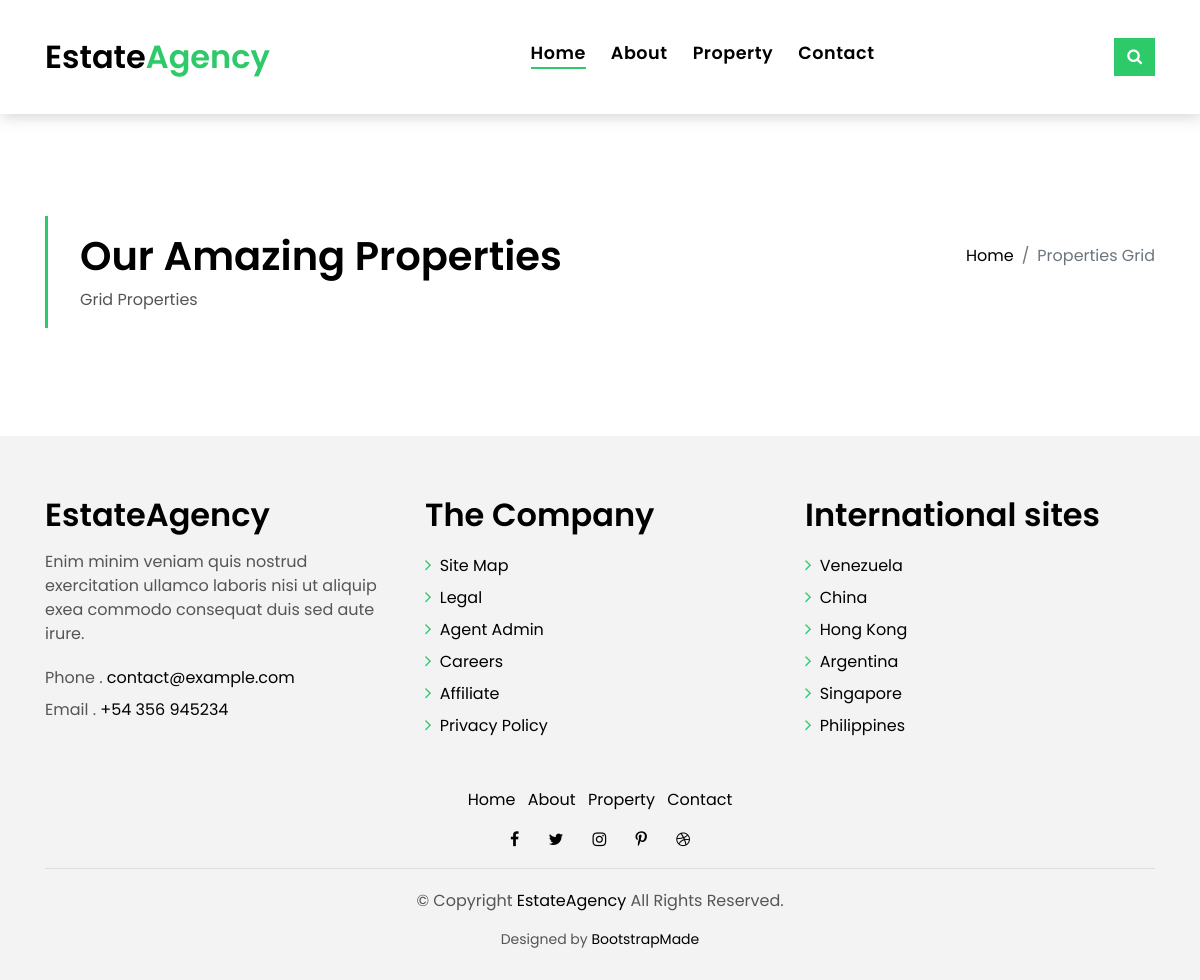
Page /estate on the earlier database version.
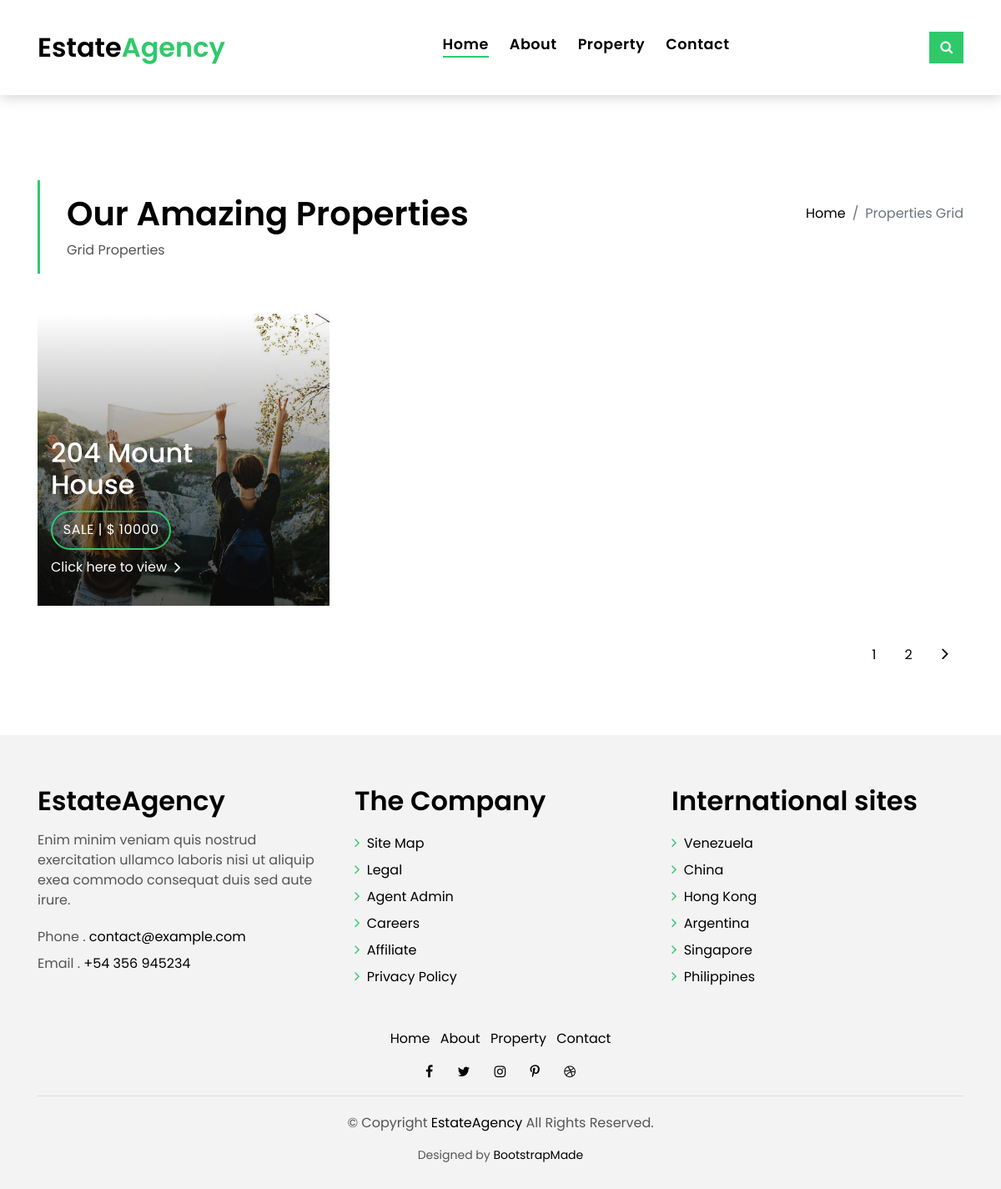
Same page on the later database version.
### home/models.py (models this page shows, shortened)
class Estate(models.Model):
    tittle = models.CharField(max_length=100)
    estate_type = models.CharField(max_length=100,choices=Type_Of_Estate)
    description = models.TextField(max_length=1000)
    location = models.CharField(max_length=100,choices=Governorates)
    published_at=models.DateTimeField(auto_now=True)
    state = models.CharField(max_length=100,choices=State_Of_Estate)
    area =models.IntegerField(default="100")
    bed =models.IntegerField(default="2")
    room =models.IntegerField(default="2")
    bath =models.IntegerField(default="1")
    garag=models.IntegerField(default="0")
    image =models.ImageField(upload_to='estates/')
    price = models.IntegerField(default="10000")
    slug = models.SlugField(blank=True,null=True)

### home/views.py (the view)
# urls.py: path('estate', views.estate_list, name='estate'),
def estate_list(request):
    estate_list = Estate.objects.all()
    paginator = Paginator(estate_list, 1)
    page_number = request.GET.get('page')
    page_obj = paginator.get_page(page_number)
    context = {"estates":page_obj}
    return render(request,"estates/estate_list.html",context)

### home/templates/estates/estate_list.html (shortened to what this page needs)
{% extends 'base.html' %}
    {% block body %}
  <main id="main">
    <section class="intro-single">
      <div class="container">
        <div class="row">
          <div class="col-md-12 col-lg-8">
            <div class="title-single-box">
              <h1 class="title-single">Our Amazing Properties</h1>
              <span class="color-text-a">Grid Properties</span>
            </div>
          </div>
          <div class="col-md-12 col-lg-4">
            <nav aria-label="breadcrumb" class="breadcrumb-box d-flex justify-content-lg-end">
              <ol class="breadcrumb">
                <li class="breadcrumb-item">
                  <a href="{% url 'estates:home'%}">Home</a>
                </li>
                <li class="breadcrumb-item active" aria-current="page">
                  Properties Grid
                </li>
              </ol>
            </nav>
          </div>
        </div>
      </div>
    </section>
    <section class="property-grid grid">
      <div class="container">
        <div class="row">
          {% for estate in estates %}
          <div class="col-md-4">
            <div class="card-box-a card-shadow">
              <div class="img-box-a">
                <img src="{{estate.image.url}}" alt="" class="img-a img-fluid">
              </div>
              <div class="card-overlay">
                <div class="card-overlay-a-content">
                  <div class="card-header-a">
                    <h2 class="card-title-a">
                      <a href="{% url 'estates:estate_detail' estate.slug %}">204 Mount
                        <br /> {{estate.tittle}}</a>
                    </h2>
                  </div>
                  <div class="card-body-a">
                    <div class="price-box d-flex">
                      <span class="price-a">{{estate.state}} | $ {{estate.price}}</span>
                    </div>
                    <a href="{% url 'estates:estate_detail' estate.slug%}" class="link-a">Click here to view
                      <span class="ion-ios-arrow-forward"></span>
                    </a>
                  </div>
                </div>
              </div>
            </div>
          </div>
          {% endfor %}
        </div>
        {% if estates.has_other_pages %}
        <div class="row">
          <div class="col-sm-12">
            <nav class="pagination-a">
              <ul class="pagination justify-content-end">
                {% for i in estates.paginator.page_range %}
                <li class="page-item">
                  <a class="page-link" href="?page={{i}}">{{i}}</a>
                </li>
                {% endfor %}
                {% if estates.has_next %}
                <li class="page-item next">
                  <a class="page-link" href="?page={{estates.next_page_number}}">
                    <span class="ion-ios-arrow-forward"></span>
                  </a>
                </li>
                {% endif %}
              </ul>
            </nav>
          </div>
        </div>
        {% endif %}
      </div>
    </section>
  </main>
{% endblock body %}

### templates/base.html (shortened to what this page needs)
{% load static %}
<!DOCTYPE html>
<html lang="en">
<head>
  <link href="{% static 'assets/vendor/bootstrap/css/bootstrap.min.css' %}" rel="stylesheet">
  <link href="{% static 'assets/vendor/ionicons/css/ionicons.min.css' %}" rel="stylesheet">
  <link href="{% static 'assets/vendor/animate.css/animate.min.css' %}" rel="stylesheet">
  <link href="{% static 'assets/vendor/font-awesome/css/font-awesome.min.css' %}" rel="stylesheet">
  <link href="{% static 'assets/vendor/owl.carousel/assets/owl.carousel.min.css' %}" rel="stylesheet">
  <link href="{% static 'assets/css/style.css' %}" rel="stylesheet">
</head>
<body>
  <nav class="navbar navbar-default navbar-trans navbar-expand-lg fixed-top">
    <div class="container">
      <a class="navbar-brand text-brand" href="index.html">Estate<span class="color-b">Agency</span></a>
      <div class="navbar-collapse collapse justify-content-center" id="navbarDefault">
        <ul class="navbar-nav">
          <li class="nav-item">
            <a class="nav-link active" href="{% url 'estates:home'%}">Home</a>
          </li>
          <li class="nav-item">
            <a class="nav-link" href="about.html">About</a>
          </li>
          <li class="nav-item">
            <a class="nav-link" href="{% url 'estates:estate'%}">Property</a>
          </li>
          <li class="nav-item">
            <a class="nav-link" href="contact.html">Contact</a>
          </li>
        </ul>
      </div>
      <button type="button" class="btn btn-b-n navbar-toggle-box-collapse d-none d-md-block" data-toggle="collapse" data-target="#navbarTogglerDemo01" aria-expanded="false">
        <span class="fa fa-search" aria-hidden="true"></span>
      </button>
    </div>
  </nav>
{% block body %}
{% endblock body %}
  <section class="section-footer">
    <div class="container">
      <div class="row">
        <div class="col-sm-12 col-md-4">
          <div class="widget-a">
            <div class="w-header-a">
              <h3 class="w-title-a text-brand">EstateAgency</h3>
            </div>
            <div class="w-body-a">
              <p class="w-text-a color-text-a">
                Enim minim veniam quis nostrud exercitation ullamco laboris nisi ut aliquip exea commodo consequat duis
                sed aute irure.
              </p>
            </div>
            <div class="w-footer-a">
              <ul class="list-unstyled">
                <li class="color-a">
                  <span class="color-text-a">Phone .</span> contact@example.com
                </li>
                <li class="color-a">
                  <span class="color-text-a">Email .</span> +54 356 945234
                </li>
              </ul>
            </div>
          </div>
        </div>
        <div class="col-sm-12 col-md-4 section-md-t3">
          <div class="widget-a">
            <div class="w-header-a">
              <h3 class="w-title-a text-brand">The Company</h3>
            </div>
            <div class="w-body-a">
              <div class="w-body-a">
                <ul class="list-unstyled">
                  <li class="item-list-a">
                    <i class="fa fa-angle-right"></i> <a href="#">Site Map</a>
                  </li>
                  <li class="item-list-a">
                    <i class="fa fa-angle-right"></i> <a href="#">Legal</a>
                  </li>
                  <li class="item-list-a">
                    <i class="fa fa-angle-right"></i> <a href="#">Agent Admin</a>
                  </li>
                  <li class="item-list-a">
                    <i class="fa fa-angle-right"></i> <a href="#">Careers</a>
                  </li>
                  <li class="item-list-a">
                    <i class="fa fa-angle-right"></i> <a href="#">Affiliate</a>
                  </li>
                  <li class="item-list-a">
                    <i class="fa fa-angle-right"></i> <a href="#">Privacy Policy</a>
                  </li>
                </ul>
              </div>
            </div>
          </div>
        </div>
        <div class="col-sm-12 col-md-4 section-md-t3">
          <div class="widget-a">
            <div class="w-header-a">
              <h3 class="w-title-a text-brand">International sites</h3>
            </div>
            <div class="w-body-a">
              <ul class="list-unstyled">
                <li class="item-list-a">
                  <i class="fa fa-angle-right"></i> <a href="#">Venezuela</a>
                </li>
                <li class="item-list-a">
                  <i class="fa fa-angle-right"></i> <a href="#">China</a>
                </li>
                <li class="item-list-a">
                  <i class="fa fa-angle-right"></i> <a href="#">Hong Kong</a>
                </li>
                <li class="item-list-a">
                  <i class="fa fa-angle-right"></i> <a href="#">Argentina</a>
                </li>
                <li class="item-list-a">
                  <i class="fa fa-angle-right"></i> <a href="#">Singapore</a>
                </li>
                <li class="item-list-a">
                  <i class="fa fa-angle-right"></i> <a href="#">Philippines</a>
                </li>
              </ul>
            </div>
          </div>
        </div>
      </div>
    </div>
  </section>
  <footer>
    <div class="container">
      <div class="row">
        <div class="col-md-12">
          <nav class="nav-footer">
            <ul class="list-inline">
              <li class="list-inline-item">
                <a href="{% url 'estates:home'%}">Home</a>
              </li>
              <li class="list-inline-item">
                <a href="#">About</a>
              </li>
              <li class="list-inline-item">
                <a href="{% url 'estates:estate'%}">Property</a>
              </li>
              <li class="list-inline-item">
                <a href="#">Contact</a>
              </li>
            </ul>
          </nav>
          <div class="socials-a">
            <ul class="list-inline">
              <li class="list-inline-item">
                <a href="#">
                  <i class="fa fa-facebook" aria-hidden="true"></i>
                </a>
              </li>
              <li class="list-inline-item">
                <a href="#">
                  <i class="fa fa-twitter" aria-hidden="true"></i>
                </a>
              </li>
              <li class="list-inline-item">
                <a href="#">
                  <i class="fa fa-instagram" aria-hidden="true"></i>
                </a>
              </li>
              <li class="list-inline-item">
                <a href="#">
                  <i class="fa fa-pinterest-p" aria-hidden="true"></i>
                </a>
              </li>
              <li class="list-inline-item">
                <a href="#">
                  <i class="fa fa-dribbble" aria-hidden="true"></i>
                </a>
              </li>
            </ul>
          </div>
          <div class="copyright-footer">
            <p class="copyright color-text-a">
              &copy; Copyright
              <span class="color-a">EstateAgency</span> All Rights Reserved.
            </p>
          </div>
          <div class="credits">
            Designed by <a href="https://bootstrapmade.com/">BootstrapMade</a>
          </div>
        </div>
      </div>
    </div>
  </footer>
</body>
</html>

Differences in the rows shown:
added Estate: image (picture), tittle "House", state "SALE", price "10000"
Other differences:
new list line: "1"
new list line: "2"
